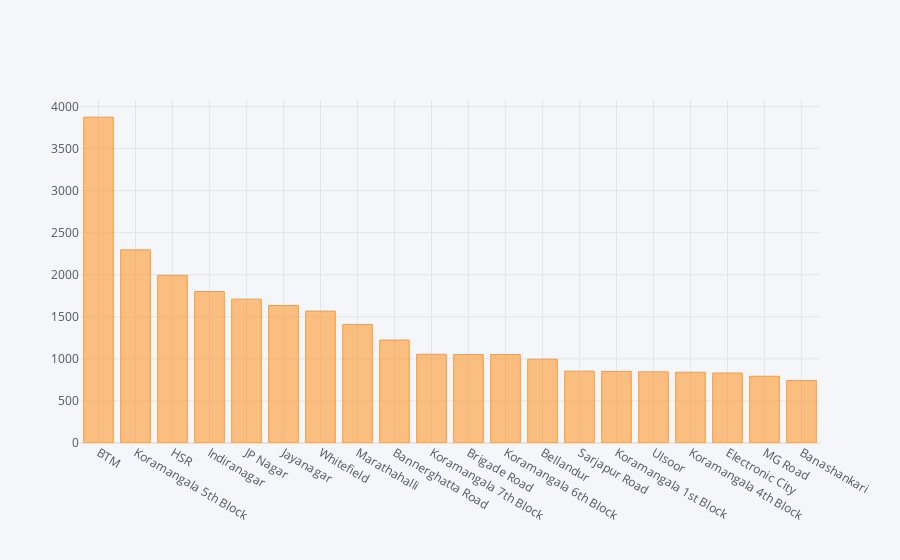

Notebook source saved alongside this figure:
### Markdown cell above
# Restaurants per location

### Code cell
df["location"].value_counts().head(20).iplot(kind="bar")

### Figure 1 — Plotly figure (JSON) as saved in the notebook; plotly's stock layout.template omitted (floating-point values rounded to 4 significant figures)
{"data": [{"marker": {"color": "rgba(255, 153, 51, 0.6)", "line": {"color": "rgba(255, 153, 51, 1.0)", "width": 1}}, "name": "location", "orientation": "v", "text": "", "type": "bar", "x": ["BTM", "Koramangala 5th Block", "HSR", "Indiranagar", "JP Nagar", "Jayanagar", "Whitefield", "Marathahalli", "Bannerghatta Road", "Koramangala 7th Block", "Brigade Road", "Koramangala 6th Block", "Bellandur", "Sarjapur Road", "Koramangala 1st Block", "Ulsoor", "Koramangala 4th Block", "Electronic City", "MG Road", "Banashankari"], "y": [3873, 2296, 1993, 1800, 1710, 1634, 1568, 1410, 1224, 1055, 1052, 1052, 996, 854, 851, 846, 841, 832, 793, 744]}], "layout": {"legend": {"bgcolor": "#F5F6F9", "font": {"color": "#4D5663"}}, "paper_bgcolor": "#F5F6F9", "plot_bgcolor": "#F5F6F9", "title": {"font": {"color": "#4D5663"}}, "xaxis": {"gridcolor": "#E1E5ED", "showgrid": true, "tickfont": {"color": "#4D5663"}, "title": {"font": {"color": "#4D5663"}, "text": ""}, "zerolinecolor": "#E1E5ED"}, "yaxis": {"gridcolor": "#E1E5ED", "showgrid": true, "tickfont": {"color": "#4D5663"}, "title": {"font": {"color": "#4D5663"}, "text": ""}, "zerolinecolor": "#E1E5ED"}}}
